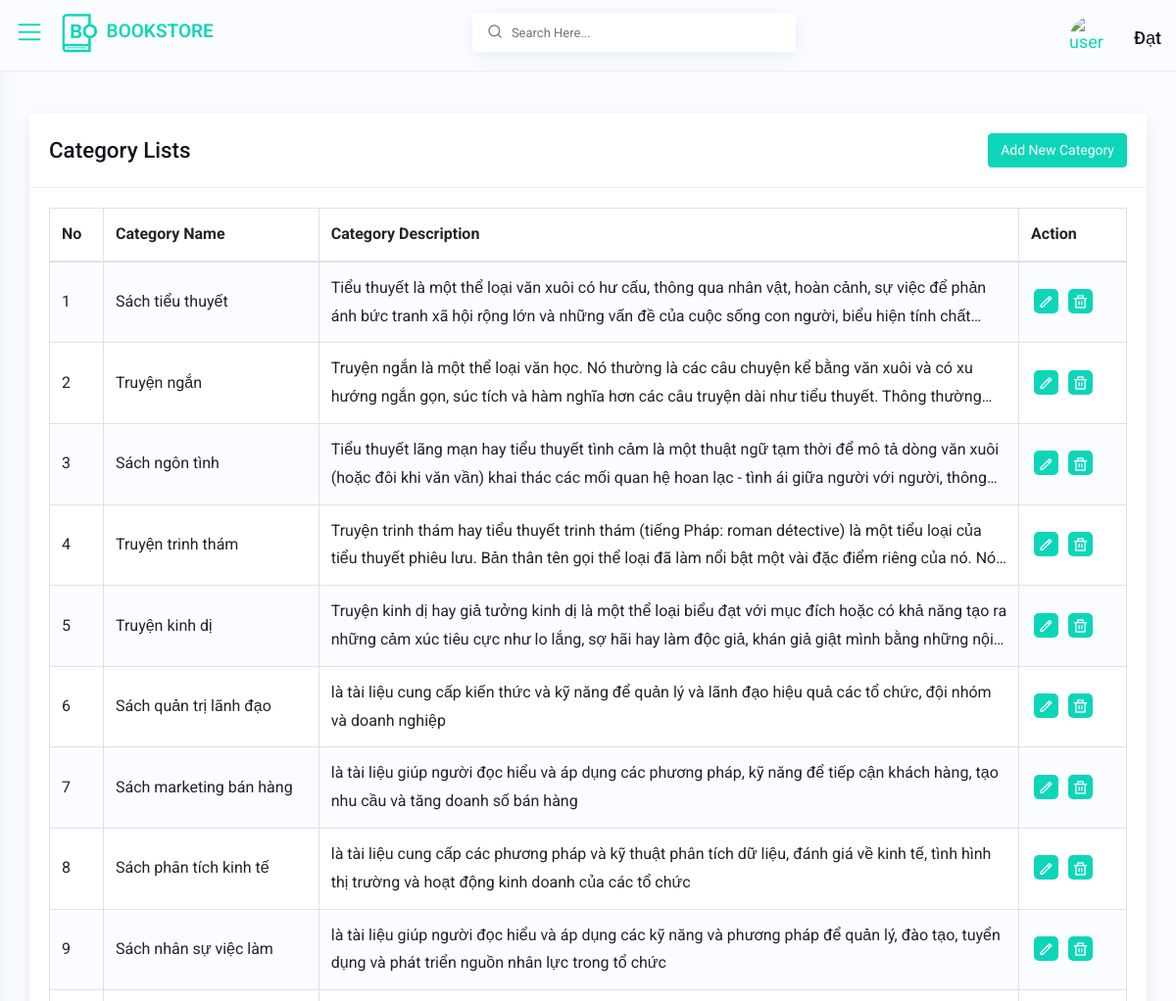
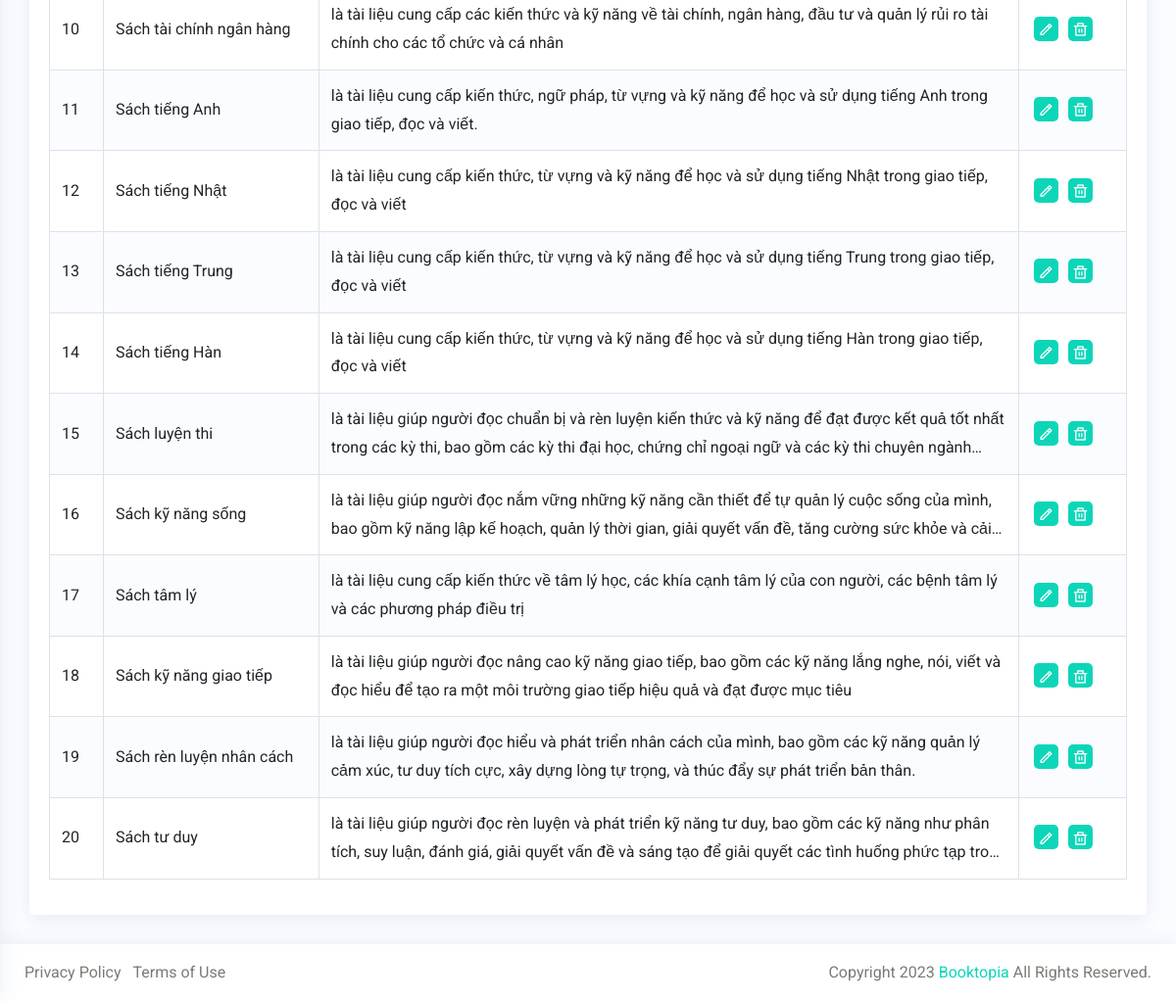
The page /admin_category.php (signed in) on the database its author committed (2 pictures, top to bottom).
### tables this page shows
CREATE TABLE `category` (
  `ctg_id` int(11) NOT NULL,
  `ctg_name` varchar(100) NOT NULL,
  `ctg_description` varchar(1000) NOT NULL
);

### admin_category.php (the view, shortened to what this page needs)
<?php
    include('./layout/admin_header.php');
?>
         <div id="content-page" class="content-page">
            <div class="container-fluid">
               <div class="row">
                  <div class="col-sm-12">
                     <div class="iq-card">
                        <div class="iq-card-header d-flex justify-content-between">
                           <div class="iq-header-title">
                              <h4 class="card-title">Category Lists</h4>
                           </div>
                           <div class="iq-card-header-toolbar d-flex align-items-center">
                              <a href="admin_add_category.php" class="btn btn-primary">Add New Category</a>
                           </div>
                        </div>
                        <div class="iq-card-body">
                           <div class="table-responsive">
                              <table class="data-tables table table-striped table-bordered" style="width:100%">
                                <thead>
                                    <tr>
                                        <th width="5%">No</th>
                                        <th width="20%">Category Name</th>
                                        <th width="65%">Category Description</th>
                                        <th width="10%">Action</th>
                                    </tr>
                                </thead>
                                <tbody>
                                  <?php
                                    $sql ="SELECT `ctg_id`, `ctg_name`, `ctg_description` FROM `category` WHERE 1";
                                    $ketQuaTruyVan = mysqli_query($conn,$sql);
                                    if($ketQuaTruyVan->num_rows>0){
                                      $i=1;
                                      while($category = $ketQuaTruyVan->fetch_assoc()){
                                        ?>
                                        <tr>
                                        <td><?=$i?></td>
                                        <td><?=$category['ctg_name']?></td>
                                        <td>
                                          <p class="mb-0"><?=$category['ctg_description']?></p>
                                        </td>
                                        <td>
                                           <div class="flex align-items-center list-user-action">
                                             <a class="bg-primary" data-toggle="tooltip" data-placement="top" title="" data-original-title="Edit" href="admin_fix_category.php?id=<?=$category['ctg_id']?>"><i class="ri-pencil-line"></i></a>
                                             <a class="bg-primary" data-toggle="tooltip" data-placement="top" title="" data-original-title="Delete" href="./admin_handle/admin_delete_category.php?id=<?=$category['ctg_id']?>"><i class="ri-delete-bin-line"></i></a>
                                          </div>
                                        </td>
                                    </tr>
                                        <?php
                                        $i+=1;
                                      }
                                    }
                                  ?>
                                </tbody>
                            </table>
                           </div>
                        </div>
                     </div>
                  </div>
               </div>
            </div>
         </div>
      </div>
<?php
    include('./layout/admin_footer.php')
?>

### css/typography.css (style rules this page uses)
body { font-family: 'Roboto', sans-serif; font-weight: 400; font-style: normal; font-size: 16px; line-height: 1.8; padding: 0; margin: 0; color: var(--iq-body-text); background: var(--iq-body-bg); }
a, .btn { -webkit-transition: all 0.5s ease-out 0s; -moz-transition: all 0.5s ease-out 0s; -ms-transition: all 0.5s ease-out 0s; -o-transition: all 0.5s ease-out 0s; transition: all 0.5s ease-out 0s; }
a, button, input, btn { outline: medium none !important; }
a { color: var(--iq-primary); }
h1, h2, h3, h4, h5, h6 { font-family: 'Roboto', sans-serif; font-weight: 500; margin: 0px; line-height: 1.5; color: var(--iq-title-text); }
h4 { font-size: 1.400em; }
.table-striped tbody tr:nth-of-type(odd) { background: var(--iq-body-bg); }
.table td, .table th { vertical-align: middle; }
.bg-primary, .badge-primary { color: var(--iq-white); background: var(--iq-primary) !important; }
.iq-card { background: var(--iq-light-card); -webkit-border-radius: 5px; -moz-border-radius: 5px; border-radius: 5px; margin-bottom: 30px; border: none; -webkit-box-shadow: 0px 4px 20px 0px rgba(44, 101, 144, 0.1); box-shadow: 0px 4px 20px 0px rgba(44, 101, 144, 0.1); }
.iq-card-body { padding: 20px; }
.iq-card .iq-card-header, .iq-card-transparent .iq-card-header { padding: 20px; margin-bottom: 0; -ms-flex-align: center !important; align-items: center !important; border-bottom: 1px solid var(--iq-border-light); }
.iq-card .iq-card-header .iq-header-title .card-title, .iq-card-transparent .iq-card-header .iq-header-title .card-title { margin-bottom: 0; }
.btn { font-size: 14px; border-radius: 4px; }
.btn-primary { background: var(--iq-primary); border-color: var(--iq-primary); }

### css/responsive.css (style rules this page uses)
@media (max-width:1299px) { .content-page, body.sidebar-main .content-page { margin-left: 0; padding: 116px 15px 0; } }

### css/variable.css (style rules this page uses)
:root { --iq-title-text: #11141b; --iq-body-text: #777D74; --iq-body-bg : #fbfcff; --iq-primary: #0dd6b8; --iq-secondary: #a09e9e; --iq-success: #49f0d3; --iq-warning: #ffba68; --iq-danger: #ff9b8a; --iq-info: #d592ff; --iq-dark: #3f414d; --iq-light: #fafafb; --iq-white: #ffffff; --iq-black: #000000; --iq-gray: #b1b1b1; --iq-light-primary: #fbfcff; --iq-light-secondary: #f1f2f1; --iq-light-success: #eefff2; --iq-light-danger: #fff5f4; --iq-light-warning: #fffcf3; --iq-light-info: #eee6f5; --iq-light-dark: #f0efef; --iq-primary-hover: #11e1c2; --iq-secondary-hover: #807e7e; --iq-success-hover: #42f9d9; --iq-danger-hover: #f78673; --iq-warning-hover: #fdb45e; --iq-info-hover: #c280ea; --iq-dark-hover: #44454e; --iq-light-hover: #eaeeff; --iq-border: #ededf0; --iq-border-light: #f1f1f1; --iq-border-danger: #ff9273; --iq-light-card: #ffffff; --iq-primary-rgb: 100, 114, 248; --iq-primary-light: #f3fffe; --iq-color1: #4e37b2; --iq-color2: #02d871; --iq-color3: #309cf3; --iq-color4: #ff00ff; --iq-color5: #fb1f4c; --iq-color6: #00ced1; --iq-color7: #f35f3b; --iq-color8: #fde117; --iq-color9: #ff0000; --iq-color10: #88028c; --iq-color11: #00d5ab; --iq-color12: #ce9252; --iq-color13: #f9ae02; --iq-color14: #1e7fe4; --iq-color15: #006400; --iq-color16: #fa7c04; --iq-color17: #81bf02; --iq-color18: #99a7ca; --iq-color19: #3d2a26; --iq-color20: #a0746b; }

### rows shown on the page
category: ctg_name "Sách tiểu thuyết", ctg_description "Tiểu thuyết là một thể loại văn xuôi có hư cấu, thông qua nhân vật, hoàn cảnh, sự việc để phản ánh bức tranh xã hội rộng lớn và những vấn đề của cuộc sống con người, biểu hiện tính…"
category: ctg_name "Truyện ngắn", ctg_description "Truyện ngắn là một thể loại văn học. Nó thường là các câu chuyện kể bằng văn xuôi và có xu hướng ngắn gọn, súc tích và hàm nghĩa hơn các câu truyện dài như tiểu thuyết. Thông…"
category: ctg_name "Sách ngôn tình", ctg_description "Tiểu thuyết lãng mạn hay tiểu thuyết tình cảm là một thuật ngữ tạm thời để mô tả dòng văn xuôi (hoặc đôi khi văn vần) khai thác các mối quan hệ hoan lạc - tình ái giữa người với người,…"
category: ctg_name "Truyện trinh thám", ctg_description "Truyện trinh thám hay tiểu thuyết trinh thám (tiếng Pháp: roman détective) là một tiểu loại của tiểu thuyết phiêu lưu. Bản thân tên gọi thể loại đã làm nổi bật một vài đặc điểm riêng của nó.…"
category: ctg_name "Truyện kinh dị", ctg_description "Truyện kinh dị hay giả tưởng kinh dị là một thể loại biểu đạt với mục đích hoặc có khả năng tạo ra những cảm xúc tiêu cực như lo lắng, sợ hãi hay làm độc giả, khán giả giật mình bằng những…"
category: ctg_name "Sách quản trị lãnh đạo", ctg_description "là tài liệu cung cấp kiến thức và kỹ năng để quản lý và lãnh đạo hiệu quả các tổ chức, đội nhóm và doanh nghiệp"
category: ctg_name "Sách marketing bán hàng", ctg_description "là tài liệu giúp người đọc hiểu và áp dụng các phương pháp, kỹ năng để tiếp cận khách hàng, tạo nhu cầu và tăng doanh số bán hàng"
category: ctg_name "Sách phân tích kinh tế", ctg_description "là tài liệu cung cấp các phương pháp và kỹ thuật phân tích dữ liệu, đánh giá về kinh tế, tình hình thị trường và hoạt động kinh doanh của các tổ chức"
category: ctg_name "Sách nhân sự việc làm", ctg_description "là tài liệu giúp người đọc hiểu và áp dụng các kỹ năng và phương pháp để quản lý, đào tạo, tuyển dụng và phát triển nguồn nhân lực trong tổ chức"
category: ctg_name "Sách tài chính ngân hàng", ctg_description "là tài liệu cung cấp các kiến thức và kỹ năng về tài chính, ngân hàng, đầu tư và quản lý rủi ro tài chính cho các tổ chức và cá nhân"
category: ctg_name "Sách tiếng Anh", ctg_description "là tài liệu cung cấp kiến thức, ngữ pháp, từ vựng và kỹ năng để học và sử dụng tiếng Anh trong giao tiếp, đọc và viết."
category: ctg_name "Sách tiếng Nhật", ctg_description "là tài liệu cung cấp kiến thức, từ vựng và kỹ năng để học và sử dụng tiếng Nhật trong giao tiếp, đọc và viết"
category: ctg_name "Sách tiếng Trung", ctg_description "là tài liệu cung cấp kiến thức, từ vựng và kỹ năng để học và sử dụng tiếng Trung trong giao tiếp, đọc và viết"
category: ctg_name "Sách tiếng Hàn", ctg_description "là tài liệu cung cấp kiến thức, từ vựng và kỹ năng để học và sử dụng tiếng Hàn trong giao tiếp, đọc và viết"
category: ctg_name "Sách luyện thi", ctg_description "là tài liệu giúp người đọc chuẩn bị và rèn luyện kiến thức và kỹ năng để đạt được kết quả tốt nhất trong các kỳ thi, bao gồm các kỳ thi đại học, chứng chỉ ngoại ngữ và các kỳ thi chuyên…"
category: ctg_name "Sách kỹ năng sống", ctg_description "là tài liệu giúp người đọc nắm vững những kỹ năng cần thiết để tự quản lý cuộc sống của mình, bao gồm kỹ năng lập kế hoạch, quản lý thời gian, giải quyết vấn đề, tăng cường sức khỏe và…"
category: ctg_name "Sách tâm lý", ctg_description "là tài liệu cung cấp kiến thức về tâm lý học, các khía cạnh tâm lý của con người, các bệnh tâm lý và các phương pháp điều trị"
category: ctg_name "Sách kỹ năng giao tiếp", ctg_description "là tài liệu giúp người đọc nâng cao kỹ năng giao tiếp, bao gồm các kỹ năng lắng nghe, nói, viết và đọc hiểu để tạo ra một môi trường giao tiếp hiệu quả và đạt được mục tiêu"
category: ctg_name "Sách rèn luyện nhân cách", ctg_description "là tài liệu giúp người đọc hiểu và phát triển nhân cách của mình, bao gồm các kỹ năng quản lý cảm xúc, tư duy tích cực, xây dựng lòng tự trọng, và thúc đẩy sự phát triển bản thân."
category: ctg_name "Sách tư duy", ctg_description "là tài liệu giúp người đọc rèn luyện và phát triển kỹ năng tư duy, bao gồm các kỹ năng như phân tích, suy luận, đánh giá, giải quyết vấn đề và sáng tạo để giải quyết các tình huống phức tạp…"

### other values the page prints
$_SESSION['ad_name'] "Đạt"
